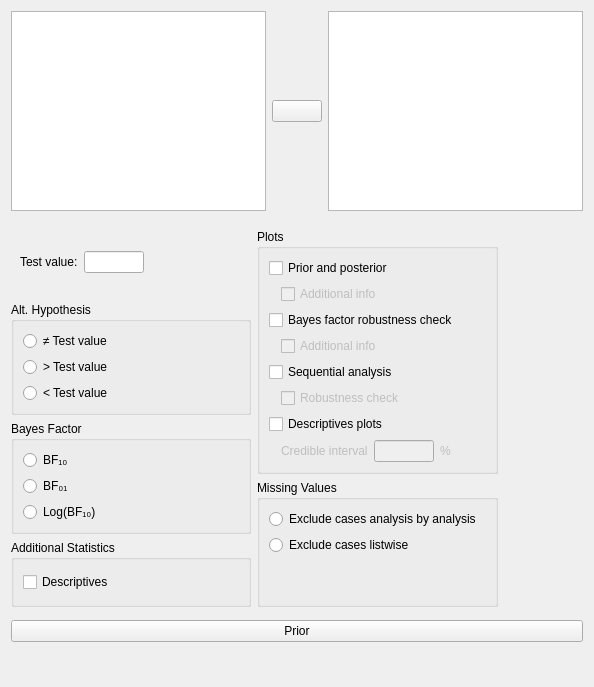
<?xml version="1.0" encoding="UTF-8"?>
<ui version="4.0">
 <class>TTestBayesianOneSampleForm</class>
 <widget class="QWidget" name="TTestBayesianOneSampleForm">
  <property name="geometry">
   <rect>
    <x>0</x>
    <y>0</y>
    <width>594</width>
    <height>687</height>
   </rect>
  </property>
  <property name="sizePolicy">
   <sizepolicy hsizetype="Fixed" vsizetype="Preferred">
    <horstretch>0</horstretch>
    <verstretch>0</verstretch>
   </sizepolicy>
  </property>
  <property name="windowTitle">
   <string>Form</string>
  </property>
  <layout class="QGridLayout" name="gridLayout">
   <property name="verticalSpacing">
    <number>0</number>
   </property>
   <item row="2" column="0">
    <widget class="QWidget" name="priorBox" native="true">
     <layout class="QGridLayout" name="gridLayout_7">
      <property name="leftMargin">
       <number>0</number>
      </property>
      <property name="topMargin">
       <number>0</number>
      </property>
      <property name="rightMargin">
       <number>0</number>
      </property>
      <item row="0" column="0" rowspan="2" colspan="2">
       <widget class="ExpanderButton" name="expanderPrior">
        <property name="text">
         <string>Prior</string>
        </property>
       </widget>
      </item>
      <item row="3" column="0">
       <widget class="SubjectivePriorsWidget" name="subjectivePriors" native="true">
        <property name="sizePolicy">
         <sizepolicy hsizetype="Expanding" vsizetype="Fixed">
          <horstretch>0</horstretch>
          <verstretch>0</verstretch>
         </sizepolicy>
        </property>
        <property name="minimumSize">
         <size>
          <width>0</width>
          <height>0</height>
         </size>
        </property>
        <layout class="QGridLayout" name="gridLayout_11">
         <property name="leftMargin">
          <number>0</number>
         </property>
         <property name="topMargin">
          <number>0</number>
         </property>
         <property name="rightMargin">
          <number>0</number>
         </property>
         <property name="verticalSpacing">
          <number>0</number>
         </property>
        </layout>
       </widget>
      </item>
     </layout>
    </widget>
   </item>
   <item row="1" column="0">
    <widget class="QWidget" name="options" native="true">
     <property name="sizePolicy">
      <sizepolicy hsizetype="Fixed" vsizetype="Fixed">
       <horstretch>0</horstretch>
       <verstretch>0</verstretch>
      </sizepolicy>
     </property>
     <layout class="QGridLayout" name="gridLayout_10">
      <property name="leftMargin">
       <number>0</number>
      </property>
      <property name="rightMargin">
       <number>0</number>
      </property>
      <property name="bottomMargin">
       <number>3</number>
      </property>
      <item row="0" column="1">
       <widget class="QWidget" name="widget_3" native="true">
        <layout class="QGridLayout" name="gridLayout_2">
         <property name="leftMargin">
          <number>0</number>
         </property>
         <property name="topMargin">
          <number>0</number>
         </property>
         <property name="rightMargin">
          <number>0</number>
         </property>
         <property name="bottomMargin">
          <number>0</number>
         </property>
         <item row="2" column="0">
          <widget class="BoundGroupBox" name="missingValues">
           <property name="title">
            <string>Missing Values</string>
           </property>
           <property name="flat">
            <bool>false</bool>
           </property>
           <layout class="QGridLayout" name="gridLayout_6">
            <item row="0" column="1" rowspan="2">
             <spacer name="horizontalSpacer_6">
              <property name="orientation">
               <enum>Qt::Horizontal</enum>
              </property>
              <property name="sizeHint" stdset="0">
               <size>
                <width>5</width>
                <height>20</height>
               </size>
              </property>
             </spacer>
            </item>
            <item row="0" column="0">
             <widget class="QRadioButton" name="_1excludeAnalysisByAnalysis">
              <property name="sizePolicy">
               <sizepolicy hsizetype="Fixed" vsizetype="Fixed">
                <horstretch>0</horstretch>
                <verstretch>0</verstretch>
               </sizepolicy>
              </property>
              <property name="text">
               <string>Exclude cases analysis by analysis</string>
              </property>
             </widget>
            </item>
            <item row="1" column="0">
             <widget class="QRadioButton" name="_2excludeListwise">
              <property name="sizePolicy">
               <sizepolicy hsizetype="Fixed" vsizetype="Fixed">
                <horstretch>0</horstretch>
                <verstretch>0</verstretch>
               </sizepolicy>
              </property>
              <property name="text">
               <string>Exclude cases listwise</string>
              </property>
             </widget>
            </item>
            <item row="2" column="0">
             <spacer name="verticalSpacer">
              <property name="orientation">
               <enum>Qt::Vertical</enum>
              </property>
              <property name="sizeHint" stdset="0">
               <size>
                <width>20</width>
                <height>40</height>
               </size>
              </property>
             </spacer>
            </item>
           </layout>
          </widget>
         </item>
         <item row="1" column="0">
          <widget class="GroupBox" name="plotsGroup">
           <property name="title">
            <string>Plots</string>
           </property>
           <layout class="QGridLayout" name="gridLayout_4">
            <item row="2" column="1" colspan="4">
             <widget class="BoundCheckBox" name="plotPriorAndPosteriorAdditionalInfo">
              <property name="enabled">
               <bool>false</bool>
              </property>
              <property name="sizePolicy">
               <sizepolicy hsizetype="Fixed" vsizetype="Fixed">
                <horstretch>0</horstretch>
                <verstretch>0</verstretch>
               </sizepolicy>
              </property>
              <property name="text">
               <string>Additional info</string>
              </property>
             </widget>
            </item>
            <item row="7" column="1" colspan="4">
             <widget class="BoundCheckBox" name="plotSequentialAnalysisRobustness">
              <property name="enabled">
               <bool>false</bool>
              </property>
              <property name="sizePolicy">
               <sizepolicy hsizetype="Fixed" vsizetype="Fixed">
                <horstretch>0</horstretch>
                <verstretch>0</verstretch>
               </sizepolicy>
              </property>
              <property name="text">
               <string>Robustness check</string>
              </property>
             </widget>
            </item>
            <item row="3" column="0" colspan="3">
             <widget class="BoundCheckBox" name="plotBayesFactorRobustness">
              <property name="sizePolicy">
               <sizepolicy hsizetype="Fixed" vsizetype="Fixed">
                <horstretch>0</horstretch>
                <verstretch>0</verstretch>
               </sizepolicy>
              </property>
              <property name="text">
               <string>Bayes factor robustness check</string>
              </property>
             </widget>
            </item>
            <item row="8" column="0" colspan="3">
             <widget class="BoundCheckBox" name="descriptivesPlots">
              <property name="sizePolicy">
               <sizepolicy hsizetype="Fixed" vsizetype="Fixed">
                <horstretch>0</horstretch>
                <verstretch>0</verstretch>
               </sizepolicy>
              </property>
              <property name="text">
               <string>Descriptives plots</string>
              </property>
             </widget>
            </item>
            <item row="0" column="0" colspan="3">
             <widget class="BoundCheckBox" name="plotPriorAndPosterior">
              <property name="sizePolicy">
               <sizepolicy hsizetype="Fixed" vsizetype="Fixed">
                <horstretch>0</horstretch>
                <verstretch>0</verstretch>
               </sizepolicy>
              </property>
              <property name="text">
               <string>Prior and posterior</string>
              </property>
             </widget>
            </item>
            <item row="6" column="3">
             <widget class="QWidget" name="widget" native="true"/>
            </item>
            <item row="7" column="0">
             <widget class="QWidget" name="widget_4" native="true">
              <property name="maximumSize">
               <size>
                <width>16</width>
                <height>16777215</height>
               </size>
              </property>
             </widget>
            </item>
            <item row="6" column="0" colspan="3">
             <widget class="BoundCheckBox" name="plotSequentialAnalysis">
              <property name="sizePolicy">
               <sizepolicy hsizetype="Fixed" vsizetype="Fixed">
                <horstretch>0</horstretch>
                <verstretch>0</verstretch>
               </sizepolicy>
              </property>
              <property name="text">
               <string>Sequential analysis</string>
              </property>
             </widget>
            </item>
            <item row="9" column="1">
             <widget class="QWidget" name="horizontalWidget" native="true">
              <property name="enabled">
               <bool>false</bool>
              </property>
              <layout class="QHBoxLayout" name="horizontalLayout_4">
               <property name="leftMargin">
                <number>0</number>
               </property>
               <property name="topMargin">
                <number>0</number>
               </property>
               <property name="rightMargin">
                <number>0</number>
               </property>
               <property name="bottomMargin">
                <number>0</number>
               </property>
               <item>
                <widget class="QLabel" name="label_9">
                 <property name="sizePolicy">
                  <sizepolicy hsizetype="Fixed" vsizetype="Fixed">
                   <horstretch>0</horstretch>
                   <verstretch>0</verstretch>
                  </sizepolicy>
                 </property>
                 <property name="text">
                  <string>Credible interval</string>
                 </property>
                </widget>
               </item>
               <item>
                <widget class="BoundTextBox" name="descriptivesPlotsCredibleInterval">
                 <property name="sizePolicy">
                  <sizepolicy hsizetype="Fixed" vsizetype="Preferred">
                   <horstretch>0</horstretch>
                   <verstretch>0</verstretch>
                  </sizepolicy>
                 </property>
                 <property name="minimumSize">
                  <size>
                   <width>60</width>
                   <height>0</height>
                  </size>
                 </property>
                 <property name="maximumSize">
                  <size>
                   <width>60</width>
                   <height>16777215</height>
                  </size>
                 </property>
                </widget>
               </item>
               <item>
                <widget class="QLabel" name="label_10">
                 <property name="sizePolicy">
                  <sizepolicy hsizetype="Fixed" vsizetype="Fixed">
                   <horstretch>0</horstretch>
                   <verstretch>0</verstretch>
                  </sizepolicy>
                 </property>
                 <property name="text">
                  <string>%</string>
                 </property>
                </widget>
               </item>
              </layout>
             </widget>
            </item>
            <item row="4" column="1">
             <widget class="BoundCheckBox" name="plotBayesFactorRobustnessAdditionalInfo">
              <property name="enabled">
               <bool>false</bool>
              </property>
              <property name="sizePolicy">
               <sizepolicy hsizetype="Fixed" vsizetype="Fixed">
                <horstretch>0</horstretch>
                <verstretch>0</verstretch>
               </sizepolicy>
              </property>
              <property name="text">
               <string>Additional info</string>
              </property>
             </widget>
            </item>
           </layout>
          </widget>
         </item>
        </layout>
       </widget>
      </item>
      <item row="0" column="0">
       <widget class="QWidget" name="widget_2" native="true">
        <property name="maximumSize">
         <size>
          <width>240</width>
          <height>16777215</height>
         </size>
        </property>
        <layout class="QGridLayout" name="gridLayout_12">
         <property name="leftMargin">
          <number>0</number>
         </property>
         <property name="topMargin">
          <number>0</number>
         </property>
         <property name="rightMargin">
          <number>0</number>
         </property>
         <property name="bottomMargin">
          <number>0</number>
         </property>
         <item row="1" column="1">
          <widget class="QWidget" name="widget_5" native="true">
           <property name="minimumSize">
            <size>
             <width>240</width>
             <height>0</height>
            </size>
           </property>
           <layout class="QGridLayout" name="gridLayout_5">
            <item row="0" column="0">
             <widget class="QLabel" name="label_3">
              <property name="sizePolicy">
               <sizepolicy hsizetype="Fixed" vsizetype="Fixed">
                <horstretch>0</horstretch>
                <verstretch>0</verstretch>
               </sizepolicy>
              </property>
              <property name="text">
               <string>Test value:</string>
              </property>
             </widget>
            </item>
            <item row="0" column="1">
             <widget class="BoundTextBox" name="testValue">
              <property name="sizePolicy">
               <sizepolicy hsizetype="Fixed" vsizetype="Preferred">
                <horstretch>0</horstretch>
                <verstretch>0</verstretch>
               </sizepolicy>
              </property>
              <property name="minimumSize">
               <size>
                <width>60</width>
                <height>0</height>
               </size>
              </property>
              <property name="maximumSize">
               <size>
                <width>60</width>
                <height>16777215</height>
               </size>
              </property>
             </widget>
            </item>
            <item row="0" column="2">
             <spacer name="horizontalSpacer_3">
              <property name="orientation">
               <enum>Qt::Horizontal</enum>
              </property>
              <property name="sizeHint" stdset="0">
               <size>
                <width>40</width>
                <height>20</height>
               </size>
              </property>
             </spacer>
            </item>
           </layout>
          </widget>
         </item>
         <item row="4" column="1">
          <widget class="BoundGroupBox" name="bayesFactorType">
           <property name="title">
            <string>Bayes Factor</string>
           </property>
           <property name="flat">
            <bool>true</bool>
           </property>
           <layout class="QGridLayout" name="gridLayout_13">
            <item row="0" column="1" rowspan="3">
             <spacer name="horizontalSpacer">
              <property name="orientation">
               <enum>Qt::Horizontal</enum>
              </property>
              <property name="sizeHint" stdset="0">
               <size>
                <width>40</width>
                <height>20</height>
               </size>
              </property>
             </spacer>
            </item>
            <item row="2" column="0">
             <widget class="QRadioButton" name="_3">
              <property name="sizePolicy">
               <sizepolicy hsizetype="Fixed" vsizetype="Fixed">
                <horstretch>0</horstretch>
                <verstretch>0</verstretch>
               </sizepolicy>
              </property>
              <property name="text">
               <string>Log(BF₁₀)</string>
              </property>
             </widget>
            </item>
            <item row="0" column="0">
             <widget class="QRadioButton" name="_1">
              <property name="sizePolicy">
               <sizepolicy hsizetype="Fixed" vsizetype="Fixed">
                <horstretch>0</horstretch>
                <verstretch>0</verstretch>
               </sizepolicy>
              </property>
              <property name="text">
               <string>BF₁₀</string>
              </property>
             </widget>
            </item>
            <item row="1" column="0">
             <widget class="QRadioButton" name="_2">
              <property name="sizePolicy">
               <sizepolicy hsizetype="Fixed" vsizetype="Fixed">
                <horstretch>0</horstretch>
                <verstretch>0</verstretch>
               </sizepolicy>
              </property>
              <property name="text">
               <string>BF₀₁</string>
              </property>
             </widget>
            </item>
           </layout>
          </widget>
         </item>
         <item row="2" column="1">
          <widget class="BoundGroupBox" name="hypothesis">
           <property name="title">
            <string>Alt. Hypothesis</string>
           </property>
           <property name="flat">
            <bool>false</bool>
           </property>
           <layout class="QGridLayout" name="gridLayout_9">
            <item row="0" column="0">
             <widget class="QRadioButton" name="_1twoTailed">
              <property name="sizePolicy">
               <sizepolicy hsizetype="Fixed" vsizetype="Fixed">
                <horstretch>0</horstretch>
                <verstretch>0</verstretch>
               </sizepolicy>
              </property>
              <property name="text">
               <string>≠ Test value</string>
              </property>
             </widget>
            </item>
            <item row="2" column="0">
             <widget class="QRadioButton" name="_3oneTailedLessThan">
              <property name="sizePolicy">
               <sizepolicy hsizetype="Fixed" vsizetype="Fixed">
                <horstretch>0</horstretch>
                <verstretch>0</verstretch>
               </sizepolicy>
              </property>
              <property name="text">
               <string>&lt; Test value</string>
              </property>
             </widget>
            </item>
            <item row="0" column="1" rowspan="2">
             <spacer name="horizontalSpacer_4">
              <property name="orientation">
               <enum>Qt::Horizontal</enum>
              </property>
              <property name="sizeHint" stdset="0">
               <size>
                <width>40</width>
                <height>20</height>
               </size>
              </property>
             </spacer>
            </item>
            <item row="1" column="0">
             <widget class="QRadioButton" name="_2oneTailedGreaterThan">
              <property name="sizePolicy">
               <sizepolicy hsizetype="Fixed" vsizetype="Fixed">
                <horstretch>0</horstretch>
                <verstretch>0</verstretch>
               </sizepolicy>
              </property>
              <property name="text">
               <string>&gt; Test value</string>
              </property>
             </widget>
            </item>
           </layout>
          </widget>
         </item>
         <item row="5" column="1">
          <widget class="GroupBox" name="additionalStatisticsGroup">
           <property name="title">
            <string>Additional Statistics</string>
           </property>
           <layout class="QGridLayout" name="gridLayout_3">
            <item row="0" column="0">
             <widget class="BoundCheckBox" name="descriptives">
              <property name="sizePolicy">
               <sizepolicy hsizetype="Fixed" vsizetype="Fixed">
                <horstretch>0</horstretch>
                <verstretch>0</verstretch>
               </sizepolicy>
              </property>
              <property name="text">
               <string>Descriptives</string>
              </property>
             </widget>
            </item>
            <item row="0" column="1">
             <spacer name="horizontalSpacer_5">
              <property name="orientation">
               <enum>Qt::Horizontal</enum>
              </property>
              <property name="sizeHint" stdset="0">
               <size>
                <width>40</width>
                <height>20</height>
               </size>
              </property>
             </spacer>
            </item>
           </layout>
          </widget>
         </item>
        </layout>
       </widget>
      </item>
     </layout>
    </widget>
   </item>
   <item row="0" column="0">
    <widget class="QWidget" name="topWidget" native="true">
     <property name="sizePolicy">
      <sizepolicy hsizetype="Expanding" vsizetype="Fixed">
       <horstretch>0</horstretch>
       <verstretch>0</verstretch>
      </sizepolicy>
     </property>
     <property name="minimumSize">
      <size>
       <width>0</width>
       <height>0</height>
      </size>
     </property>
     <layout class="QGridLayout" name="gridLayout_8">
      <property name="leftMargin">
       <number>0</number>
      </property>
      <property name="topMargin">
       <number>0</number>
      </property>
      <property name="rightMargin">
       <number>0</number>
      </property>
      <property name="verticalSpacing">
       <number>0</number>
      </property>
      <item row="0" column="0" rowspan="3">
       <widget class="AvailableFieldsListView" name="listAvailableFields">
        <property name="sizePolicy">
         <sizepolicy hsizetype="Preferred" vsizetype="Fixed">
          <horstretch>0</horstretch>
          <verstretch>2</verstretch>
         </sizepolicy>
        </property>
        <property name="minimumSize">
         <size>
          <width>0</width>
          <height>200</height>
         </size>
        </property>
        <property name="maximumSize">
         <size>
          <width>16777215</width>
          <height>200</height>
         </size>
        </property>
        <property name="selectionMode">
         <enum>QAbstractItemView::ExtendedSelection</enum>
        </property>
       </widget>
      </item>
      <item row="1" column="1">
       <widget class="AssignButton" name="buttonAssign_main_fields">
        <property name="sizePolicy">
         <sizepolicy hsizetype="Fixed" vsizetype="Fixed">
          <horstretch>0</horstretch>
          <verstretch>0</verstretch>
         </sizepolicy>
        </property>
        <property name="minimumSize">
         <size>
          <width>50</width>
          <height>0</height>
         </size>
        </property>
        <property name="maximumSize">
         <size>
          <width>50</width>
          <height>16777215</height>
         </size>
        </property>
        <property name="text">
         <string/>
        </property>
       </widget>
      </item>
      <item row="2" column="1">
       <spacer name="verticalSpacer_4">
        <property name="orientation">
         <enum>Qt::Vertical</enum>
        </property>
        <property name="sizeHint" stdset="0">
         <size>
          <width>20</width>
          <height>40</height>
         </size>
        </property>
       </spacer>
      </item>
      <item row="0" column="1">
       <spacer name="verticalSpacer_3">
        <property name="orientation">
         <enum>Qt::Vertical</enum>
        </property>
        <property name="sizeType">
         <enum>QSizePolicy::Fixed</enum>
        </property>
        <property name="sizeHint" stdset="0">
         <size>
          <width>20</width>
          <height>40</height>
         </size>
        </property>
       </spacer>
      </item>
      <item row="0" column="2" rowspan="3">
       <widget class="BoundListView" name="variables">
        <property name="sizePolicy">
         <sizepolicy hsizetype="Preferred" vsizetype="Fixed">
          <horstretch>0</horstretch>
          <verstretch>2</verstretch>
         </sizepolicy>
        </property>
        <property name="minimumSize">
         <size>
          <width>0</width>
          <height>200</height>
         </size>
        </property>
        <property name="maximumSize">
         <size>
          <width>16777215</width>
          <height>200</height>
         </size>
        </property>
        <property name="selectionMode">
         <enum>QAbstractItemView::ExtendedSelection</enum>
        </property>
       </widget>
      </item>
     </layout>
    </widget>
   </item>
  </layout>
 </widget>
 <customwidgets>
  <customwidget>
   <class>AssignButton</class>
   <extends>QPushButton</extends>
   <header>widgets/assignbutton.h</header>
  </customwidget>
  <customwidget>
   <class>AvailableFieldsListView</class>
   <extends>QListView</extends>
   <header>widgets/availablefieldslistview.h</header>
  </customwidget>
  <customwidget>
   <class>BoundTextBox</class>
   <extends>QLineEdit</extends>
   <header>widgets/boundtextbox.h</header>
  </customwidget>
  <customwidget>
   <class>BoundGroupBox</class>
   <extends>QGroupBox</extends>
   <header>widgets/boundgroupbox.h</header>
   <container>1</container>
  </customwidget>
  <customwidget>
   <class>BoundCheckBox</class>
   <extends>QCheckBox</extends>
   <header>widgets/boundcheckbox.h</header>
  </customwidget>
  <customwidget>
   <class>BoundListView</class>
   <extends>QListView</extends>
   <header>widgets/boundlistview.h</header>
  </customwidget>
  <customwidget>
   <class>GroupBox</class>
   <extends>QGroupBox</extends>
   <header>widgets/groupbox.h</header>
   <container>1</container>
  </customwidget>
  <customwidget>
   <class>ExpanderButton</class>
   <extends>QPushButton</extends>
   <header>widgets/expanderbutton.h</header>
  </customwidget>
  <customwidget>
   <class>SubjectivePriorsWidget</class>
   <extends>QWidget</extends>
   <header>widgets/subjectivepriorswidget.h</header>
   <container>1</container>
  </customwidget>
 </customwidgets>
 <tabstops>
  <tabstop>listAvailableFields</tabstop>
  <tabstop>buttonAssign_main_fields</tabstop>
  <tabstop>variables</tabstop>
  <tabstop>testValue</tabstop>
  <tabstop>_1twoTailed</tabstop>
  <tabstop>_2oneTailedGreaterThan</tabstop>
  <tabstop>_3oneTailedLessThan</tabstop>
  <tabstop>_1</tabstop>
  <tabstop>_2</tabstop>
  <tabstop>_3</tabstop>
  <tabstop>plotPriorAndPosterior</tabstop>
  <tabstop>plotPriorAndPosteriorAdditionalInfo</tabstop>
  <tabstop>plotBayesFactorRobustness</tabstop>
  <tabstop>plotSequentialAnalysis</tabstop>
  <tabstop>plotSequentialAnalysisRobustness</tabstop>
  <tabstop>descriptivesPlots</tabstop>
  <tabstop>_1excludeAnalysisByAnalysis</tabstop>
  <tabstop>_2excludeListwise</tabstop>
  <tabstop>descriptives</tabstop>
  <tabstop>expanderPrior</tabstop>
 </tabstops>
 <resources/>
 <connections>
  <connection>
   <sender>plotSequentialAnalysis</sender>
   <signal>toggled(bool)</signal>
   <receiver>plotSequentialAnalysisRobustness</receiver>
   <slot>setEnabled(bool)</slot>
   <hints>
    <hint type="sourcelabel">
     <x>405</x>
     <y>440</y>
    </hint>
    <hint type="destinationlabel">
     <x>420</x>
     <y>467</y>
    </hint>
   </hints>
  </connection>
  <connection>
   <sender>plotPriorAndPosterior</sender>
   <signal>toggled(bool)</signal>
   <receiver>plotPriorAndPosteriorAdditionalInfo</receiver>
   <slot>setEnabled(bool)</slot>
   <hints>
    <hint type="sourcelabel">
     <x>403</x>
     <y>359</y>
    </hint>
    <hint type="destinationlabel">
     <x>400</x>
     <y>386</y>
    </hint>
   </hints>
  </connection>
  <connection>
   <sender>descriptivesPlots</sender>
   <signal>toggled(bool)</signal>
   <receiver>horizontalWidget</receiver>
   <slot>setEnabled(bool)</slot>
   <hints>
    <hint type="sourcelabel">
     <x>347</x>
     <y>402</y>
    </hint>
    <hint type="destinationlabel">
     <x>389</x>
     <y>433</y>
    </hint>
   </hints>
  </connection>
  <connection>
   <sender>plotBayesFactorRobustness</sender>
   <signal>toggled(bool)</signal>
   <receiver>plotBayesFactorRobustnessAdditionalInfo</receiver>
   <slot>setEnabled(bool)</slot>
   <hints>
    <hint type="sourcelabel">
     <x>389</x>
     <y>318</y>
    </hint>
    <hint type="destinationlabel">
     <x>356</x>
     <y>346</y>
    </hint>
   </hints>
  </connection>
 </connections>
</ui>
